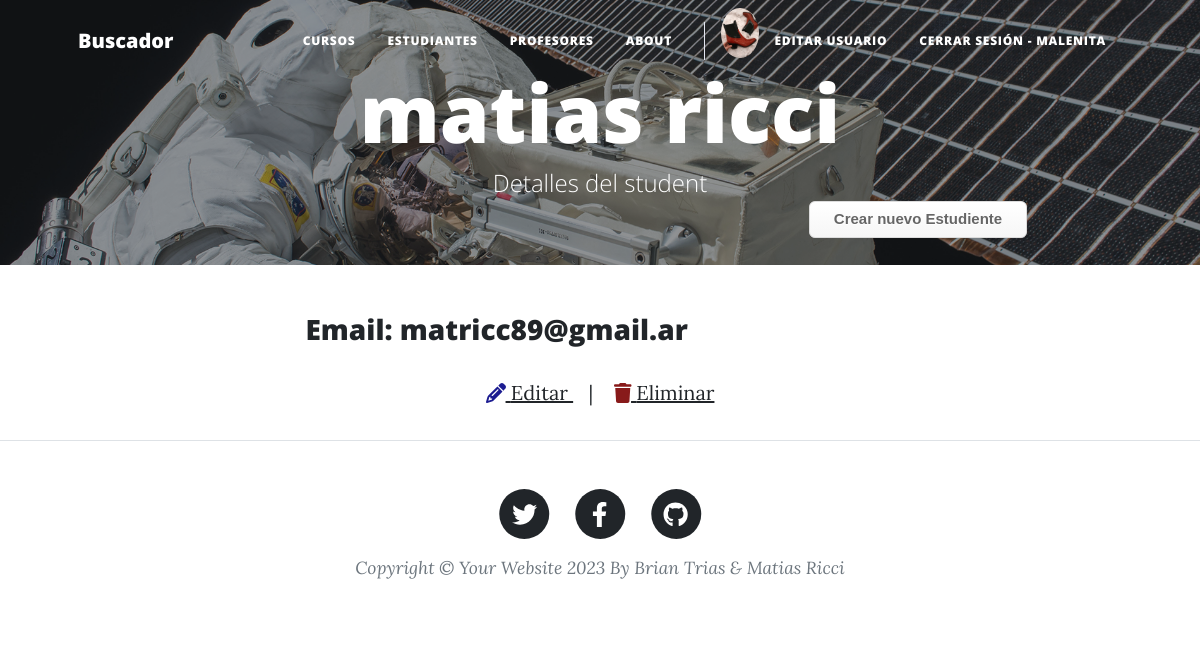
Page /student/student/2/detail/ (signed in) on the committed database.
### student/models.py (models this page shows, shortened)
class Student(models.Model):
    name = models.CharField(max_length=40)
    last_name = models.CharField(max_length=40)
    email = models.EmailField()

### student/views.py (the view)
# urls.py: path("student/<int:pk>/detail/", views.StudentDetailView.as_view(), name="student-detail"),
class StudentDetailView(DetailView):
    model = Student
    fields = ["name", "last_name", "email"]

### home/context_processors.py (called while the page is built)
def avatar_context(request):
    avatar_url = None
    if request.user.is_authenticated:
        avatars = Avatar.objects.filter(user=request.user.id)
        if avatars.exists():
            avatar_url = avatars[0].image.url
    return {"avatar_url": avatar_url}

### student/templates/student/student_detail.html (shortened to what this page needs)
{% extends "home/index.html" %}
{% load static %}
{% block my_blog_header %}
<header class="masthead" style="background-image: url('/static/home/assets/img/post-bg.jpg')">
    <div class="container position-relative px-4 px-lg-5">
        <div class="row gx-4 gx-lg-5 justify-content-center">
            <div class="col-md-15 col-lg-16 col-xl-14">
                <div class="site-heading">
                    <h1>{{ student.name }} {{ student.last_name }}</h1>
                    <span class="subheading">Detalles del student</span>
                </div>
            </div>
        </div>
        <a class="button_custom" href="{% url 'student:student-add' %}">Crear nuevo Estudiente</a>
    </div>
</header>
{% endblock %}
{% block my_blog_content %}
<div class="post-preview">
    <h3 class="post-subtitle">Email: {{ student.email }}</h3>
    <p style="text-align: center">
        <a href="{% url 'student:student-update' student.id %}">
            <i class="fa fa-pencil" style="color: #1c1c91;"></i> Editar
        </a>
        &ensp; | &ensp;
        <a href="{% url 'student:student-delete' student.id %}">
            <i class="fa fa-trash" style="color: #881a1a;"></i> Eliminar
        </a>
    </p>
</div>
{% endblock %}

### home/templates/home/index.html (shortened to what this page needs)
<!DOCTYPE html>
<html lang="es">
    <head>
        {% load static %}
        <link href="{% static 'home/css/styles.css' %}" rel="stylesheet" />
    </head>
    <body>
        <nav class="navbar navbar-expand-lg navbar-light topbar" id="mainNav">
            <div class="container px-4 px-lg-5">
                <a class="navbar-brand" href="{% url 'home:index' %}">Buscador</a>
                <div class="collapse navbar-collapse" id="navbarResponsive">
                    <ul class="navbar-nav ms-auto py-4 py-lg-0">
                        <li class="nav-item"><a class="nav-link px-lg-3 py-3 py-lg-4" href="{% url 'course:course-list' %}">Cursos</a></li>
                        <li class="nav-item"><a class="nav-link px-lg-3 py-3 py-lg-4" href="{% url 'student:student-list' %}">Estudiantes</a></li>
                        <li class="nav-item"><a class="nav-link px-lg-3 py-3 py-lg-4" href="{% url 'profesor:profesor-list' %}">Profesores</a></li>
                        <li class="nav-item"><a class="nav-link px-lg-3 py-3 py-lg-4" href="{% url 'home:about' %}">About</a></li>
                        {% if avatar_url %}
                        <li class="nav-item">
                            <a href="{% url 'home:avatar-load' %}">
                                <img height="50px" style="border-radius: 50%;" src="{{avatar_url}}" alt="Avatar">
                            </a>
                        </li>
                        {% endif %}
                        {% if user.is_authenticated %}
                        <li class="nav-item"><a class="nav-link px-lg-3 py-3 py-lg-4" href="{% url 'home:user-update' %}">Editar usuario</a></li>
                        <li class="nav-item"><a class="nav-link px-lg-3 py-3 py-lg-4" href="{% url 'logout' %}">Cerrar Sesión - {{ user.username }}</a></li>
                        {% else %}
                        <li class="nav-item"><a class="nav-link px-lg-3 py-3 py-lg-4" href="{% url 'login' %}">Iniciar Sesión</a></li>
                        {% endif %}
                    </ul>
                </div>
            </div>
        </nav>
        {% block my_blog_header %}{% endblock %}
        <div class="container px-4 px-lg-5">
            <div class="row gx-4 gx-lg-5 justify-content-center">
                <div class="col-md-10 col-lg-8 col-xl-7">
                    {% block my_blog_content %}{% endblock %}
                </div>
            </div>
        </div>
        <footer class="border-top">
            <div class="container px-4 px-lg-5">
                <div class="row gx-4 gx-lg-5 justify-content-center">
                    <div class="col-md-10 col-lg-8 col-xl-7">
                        <ul class="list-inline text-center">
                            <li class="list-inline-item">
                                <a href="#!">
                                    <span class="fa-stack fa-lg">
                                        <i class="fas fa-circle fa-stack-2x"></i>
                                        <i class="fab fa-twitter fa-stack-1x fa-inverse"></i>
                                    </span>
                                </a>
                            </li>
                            <li class="list-inline-item">
                                <a href="#!">
                                    <span class="fa-stack fa-lg">
                                        <i class="fas fa-circle fa-stack-2x"></i>
                                        <i class="fab fa-facebook-f fa-stack-1x fa-inverse"></i>
                                    </span>
                                </a>
                            </li>
                            <li class="list-inline-item">
                                <a href="#!">
                                    <span class="fa-stack fa-lg">
                                        <i class="fas fa-circle fa-stack-2x"></i>
                                        <i class="fab fa-github fa-stack-1x fa-inverse"></i>
                                    </span>
                                </a>
                            </li>
                        </ul>
                        <div class="small text-center text-muted fst-italic">Copyright &copy; Your Website 2023 By Brian Trias & Matias Ricci</div>
                    </div>
                </div>
            </div>
        </footer>
    </body>
</html>

### rows in the picture
Student: name "matias", last_name "ricci", email "matricc89@gmail.ar"

### other values in the picture
{{ user.username }} "MALENITA"
